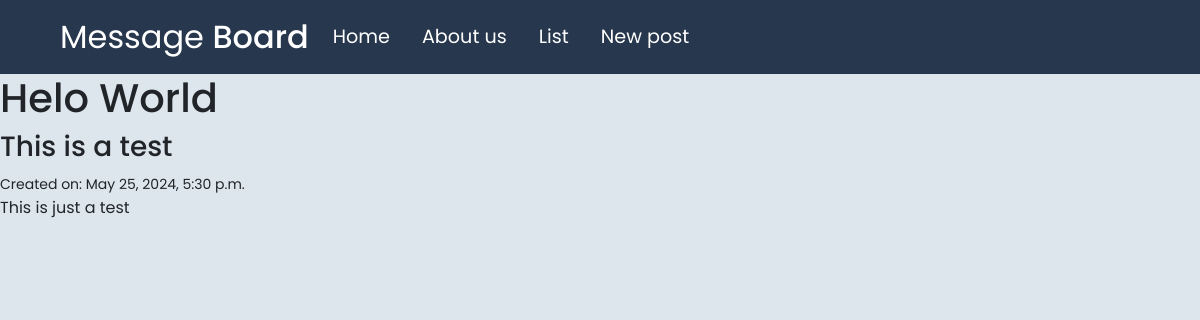
/1/, run on the app's committed database.
### posts/models.py (models this page shows, shortened)
class Post(models.Model):                                 # Inheritance
  title = models.CharField(max_length=128)                # Composition
  subtitle= models.CharField(max_length=256)              # Composition
  body = models.TextField()                               # Composition
  created_on = models.DateTimeField(auto_now_add=True)    # Composition

### posts/views.py (the view)
# urls.py: path("<int:pk>/", views.PostDetailView.as_view(), name="detail"),
class PostDetailView(DetailView):
  template_name = "posts/detail.html"
  model = Post

### templates/posts/detail.html (shortened to what this page needs)
{% extends 'base.html' %}
{% load static %}
{% block content %}
<h1>{{ post.title }}</h1>
<h3>{{ post.subtitle }}</h3>
<small>Created on: {{ post.created_on }}</small>
<p>{{ post.body }}</p>
{% endblock content %}

### static/css/base.css (style rules this page uses)
html { scroll-behavior: smooth; }
body { font-family: "Poppins", sans-serif; background-color: #DDE6ED; }

### data on the page
Post: title "Helo World", subtitle "This is a test", created_on "May 25, 2024, 5:30 p.m.", body "This is just a test"
